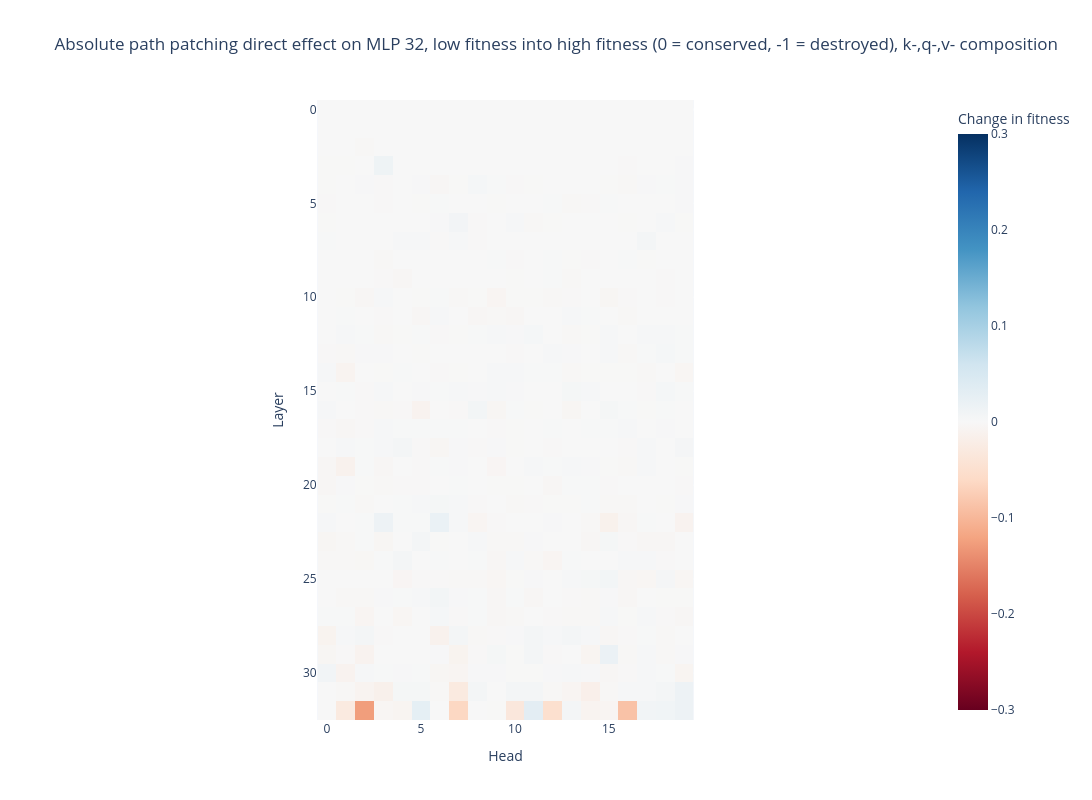

Notebook source saved alongside this figure:
### Code cell
imshow(
    head_path_patch_all_mlp[0],
    labels={"x": "Head", "y": "Layer", "color": "Change in fitness"},
    title="Absolute path patching direct effect on MLP 32, low fitness into high fitness (0 = conserved, -1 = destroyed), k-,q-,v- composition",
    # facet_labels=[f"MLP{mlp_idx}" for mlp_idx in [32, 31, 30, 29, 28, 27, 24]],
    width=1400,
    height=800,
    # facet_col=0,
    range_color=(-0.3,0.3)
)

### Figure 1 — Plotly figure (JSON) as saved in the notebook; plotly's stock layout.template omitted (floating-point values rounded to 4 significant figures; data arrays with more than 128 entries replaced by an {"elided": "..."} marker saying what was removed)
{"data": [{"coloraxis": "coloraxis", "hovertemplate": "Head: %{x}<br>Layer: %{y}<br>Change in fitness: %{z}<extra></extra>", "name": "0", "type": "heatmap", "xaxis": "x", "yaxis": "y", "z": {"elided": "33x20 float values"}}], "layout": {"coloraxis": {"cmax": 0.3, "cmid": 0, "cmin": -0.3, "colorbar": {"title": {"text": "Change in fitness"}}, "colorscale": [[0, "rgb(103,0,31)"], [0.1, "rgb(178,24,43)"], [0.2, "rgb(214,96,77)"], [0.3, "rgb(244,165,130)"], [0.4, "rgb(253,219,199)"], [0.5, "rgb(247,247,247)"], [0.6, "rgb(209,229,240)"], [0.7, "rgb(146,197,222)"], [0.8, "rgb(67,147,195)"], [0.9, "rgb(33,102,172)"], [1, "rgb(5,48,97)"]]}, "height": 800, "title": {"text": "Absolute path patching direct effect on MLP 32, low fitness into high fitness (0 = conserved, -1 = destroyed), k-,q-,v- composition"}, "width": 1400, "xaxis": {"anchor": "y", "constrain": "domain", "domain": [0, 1], "scaleanchor": "y", "title": {"text": "Head"}}, "yaxis": {"anchor": "x", "autorange": "reversed", "constrain": "domain", "domain": [0, 1], "title": {"text": "Layer"}}}}
